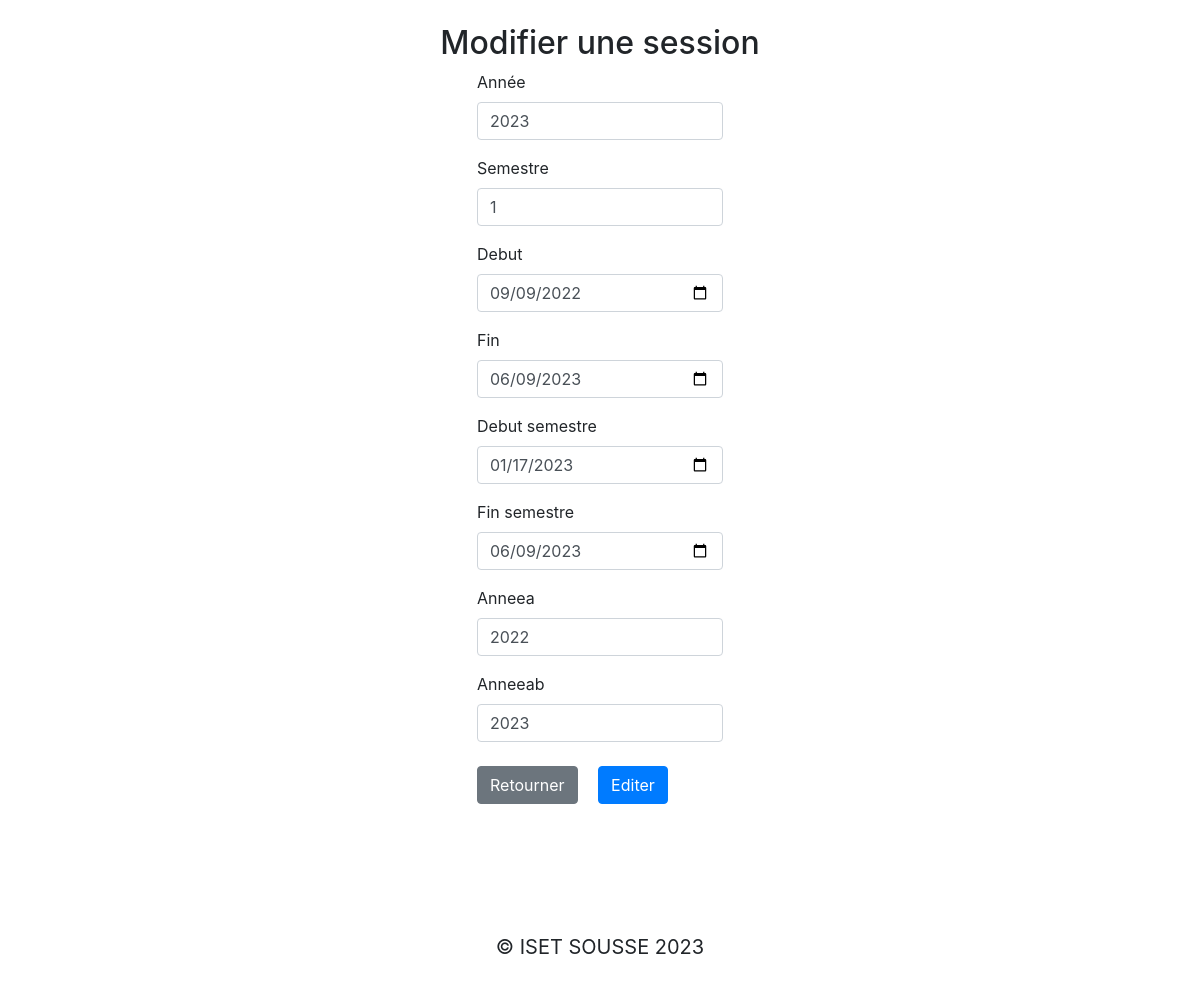
The app's page /edit.php?id=103 with its own data.
### tables this page shows
CREATE TABLE `session` (
  `Numero` int(11) NOT NULL,
  `Annee` char(5) NOT NULL,
  `Sem` char(1) NOT NULL,
  `SemAb` char(1) DEFAULT NULL,
  `Debut` date DEFAULT NULL,
  `Fin` date DEFAULT NULL,
  `Debsem` date DEFAULT NULL,
  `Finsem` date DEFAULT NULL,
  `Annea` char(5) DEFAULT NULL,
  `Anneab` char(5) DEFAULT NULL
);

### lib/template.php (called while the page is built, shortened)
<?php class Template
{
    protected $template;
    public function __construct($template)
    {
        $this->template = $template;
    }
    public function __toString()
    {
        include basename($this->template);
        return ob_get_clean();
    }
}

### config/init.php (called while the page is built, shortened)
<?php
function my_autoload_register ($class_name) {
    $filename = 'lib/' .$class_name. '.php';
}

### lib/database.php (called while the page is built, shortened)
<?php
class Database
{
  private $host = DB_HOST;
  private $user = DB_USER;
  private $pass = DB_PASS;
  private $dbname = DB_NAME;
  private $dbh;
  private $stmt;
  public function __construct()
  {
    $dsn = 'mysql:host=' . $this->host . ';dbname=' . $this->dbname;
    $options = array(
      PDO::ATTR_PERSISTENT => true,
      PDO::ATTR_ERRMODE => PDO::ERRMODE_EXCEPTION
    );
    try {
      $this->dbh = new PDO($dsn, $this->user, $this->pass, $options);
    } catch (PDOException $e) {
      $this->error = $e->getMessage();
    }
  }
  public function query($query)
  {
    $this->stmt = $this->dbh->prepare($query);
  }
  public function bind($param, $value, $type = null)
  {
    if (is_null($type)) {
      switch (true) {
        default:
          $type = PDO::PARAM_STR;
      }
    }
    $this->stmt->bindValue($param, $value, $type);
  }
  public function execute()
  {
    return $this->stmt->execute();
  }
  public function single()
  {
    $this->execute();
    return $this->stmt->fetch(PDO::FETCH_OBJ);
  }
}

### lib/Session.php (called while the page is built, shortened)
<?php
class Session
{
    private $db;
    public function __construct()
    {
        $this->db = new Database;
    }
    public function getAllSessions()
    {
        $this->db->query("SELECT * FROM session");
        $results = $this->db->resultSet();
        return $results;
    }
    public function getSession($Numero)
    {
        $this->db->query("SELECT * FROM session WHERE Numero = :Numero");
        $this->db->bind(':Numero', $Numero);
        $results = $this->db->single();
        return $results;
    }
}

### templates/session-edit.php (the view, shortened to what this page needs)
<!DOCTYPE html>
<html>
<head>
    <?php
    $urls = array();
    $scripts = array(
        'https://cdn.jsdelivr.net/npm/bootstrap@5.3.0/dist/js/bootstrap.bundle.min.js',
        'https://cdnjs.cloudflare.com/ajax/libs/jspdf/2.5.1/jspdf.umd.min.js',
        'https://code.jquery.com/jquery-3.5.1.slim.min.js',
        'https://cdn.jsdelivr.net/npm/@popperjs/core@2.9.3/dist/umd/popper.min.js',
        'https://stackpath.bootstrapcdn.com/bootstrap/4.5.2/js/bootstrap.min.js'
    );
    $stylesheets = array(
        'https://cdn.jsdelivr.net/npm/bootstrap@5.3.0/dist/css/bootstrap.min.css',
        'https://stackpath.bootstrapcdn.com/bootstrap/4.5.2/css/bootstrap.min.css'
    );
    foreach ($scripts as $script) {
        if (!in_array($script, $urls)) {
            $urls[] = $script;
        }
    }
    foreach ($stylesheets as $stylesheet) {
        if (!in_array($stylesheet, $urls)) {
            echo '<link rel="stylesheet" href="' . $stylesheet . '">' . PHP_EOL;
            $urls[] = $stylesheet;
        }
    }
    ?>
    <link rel="stylesheet" href="https://maxcdn.bootstrapcdn.com/bootstrap/4.5.2/css/bootstrap.min.css">
</head>
<div class="container">
    <div class="row justify-content-center">
        <div class="col-md-6">
            <div class="p-4">
                <h2 class="page-header text-center">Modifier une session</h2>
                <form action="edit.php?id=<?php echo $session->Numero; ?>" method="post" class="mx-auto w-50"
                    onsubmit="{return validateForm()}">
                    <div class="form-group">
                        <label for="Annee">Année</label>
                        <input type="number" min="1992" class="form-control" id="Annee" name="Annee"
                            value="<?php echo $session->Annee; ?>">
                    </div>
                    <div class="form-group">
                        <label for="Sem">Semestre</label>
                        <select class="form-control" id="Sem" name="Sem" value="<?php echo $session->Sem; ?>">
                            <option value="1">1</option>
                        </select>
                    </div>
                    <div class="form-group">
                        <label for="Debut">Debut</label>
                        <input type="date" class="form-control" id="Debut" name="Debut"
                            value="<?php echo $session->Debut; ?>">
                    </div>
                    <div class="form-group">
                        <label for="Fin">Fin</label>
                        <input type="date" class="form-control" id="Fin" name="Fin"
                            value="<?php echo $session->Fin; ?>">
                    </div>
                    <div class="form-group" id="debsemdiv">
                        <label for="Debsem">Debut semestre</label>
                        <input type="date" class="form-control" id="Debsem" name="Debsem"
                            value="<?php echo $session->Debsem; ?>">
                    </div>
                    <div class="form-group" id="finsemdiv">
                        <label for="Finsem">Fin semestre</label>
                        <input type="date" class="form-control" id="Finsem" name="Finsem"
                            value="<?php echo $session->Finsem; ?>">
                    </div>
                    <div class="form-group">
                        <label for="Annea">Anneea</label>
                        <input type="number" min="1992" class="form-control" id="Annea" name="Annea"
                            value="<?php echo $session->Annea; ?>">
                    </div>
                    <div class="form-group">
                        <label for="Anneab">Anneeab</label>
                        <input type="number" min="1992" class="form-control" id="Anneab" name="Anneab"
                            value="<?php echo $session->Anneab; ?>">
                    </div>
                    <a href="index.php" class="btn btn-secondary mr-2">Retourner</a>
                    <input type="submit" class="btn btn-primary m-2" value="Editer" name="submit">
                </form>
            </div>
        </div>
    </div>
</div>
<?php include_once 'inc/footer.php'; ?>

### records on screen
session: Annee "2023", Sem "1", Debut "09/09/2022", Fin "06/09/2023", Debsem "01/17/2023", Finsem "06/09/2023", Annea "2022", Anneab "2023"
